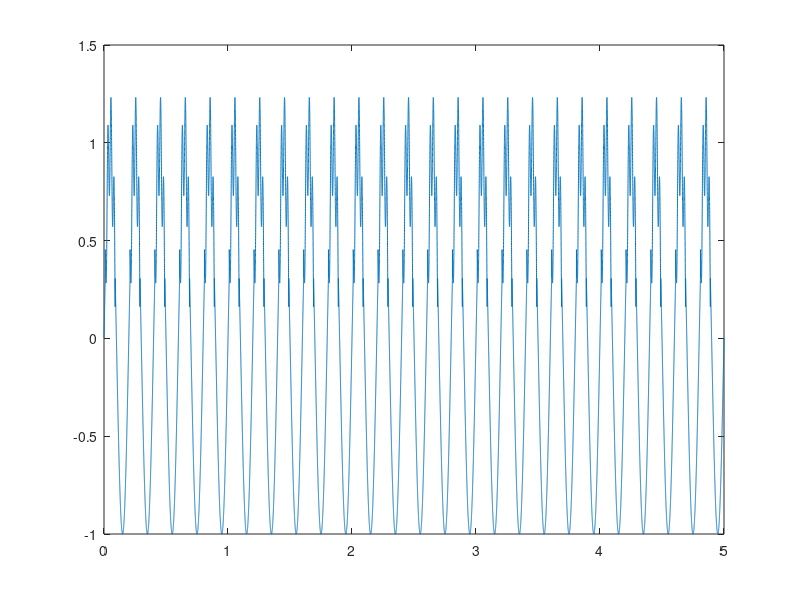

Reproduce this figure in MATLAB.
%% Set things up
resol=0.0001;%1 ms
LF = 5;
HF = 40;
numSeconds=5;
HFamp=0.25;

%% The actual simulated data
time=resol:resol:numSeconds;
LFdata = sin(LF*2*pi*time);
HFdata = HFamp*sin(2*HF*pi*time);

cyclePts=1/LF/resol;
half=floor(cyclePts/2);

%% Phase restricting
binTrimming=0.05;%0.1;
binTrim=floor(cyclePts*binTrimming);
multiplier=zeros(1, length(time));

partPoints=numSeconds*LF;

peaks=multiplier;
for aa=1:partPoints; peaks( ((1+binTrim):half-(binTrim))+cyclePts*(aa-1) ) = 1; end

troughs=multiplier;
for aa=1:partPoints; troughs( ((half+1+binTrim):(cyclePts-(binTrim)))+cyclePts*(aa-1) ) = 1; end

descPhase=multiplier;
for aa=1:partPoints; descPhase( ((half/2+binTrim+1):floor((half*1.5)-(binTrim)))+cyclePts*(aa-1) ) = 1; end

ascPhase=multiplier;
%first part 
for aa=1:partPoints; ascPhase( ((binTrim+1):floor((cyclePts/4)-binTrim))+cyclePts*(aa-1) )= 1; end
%last part
for aa=1:partPoints; ascPhase( (floor((cyclePts*0.75+1+binTrim)):(cyclePts-(binTrim)))+cyclePts*(aa-1) ) = 1; end

%% Get some outputs
HFsignal=HFdata.*peaks;
y=LFdata+HFdata.*peaks;

figure;
plot(time, y)